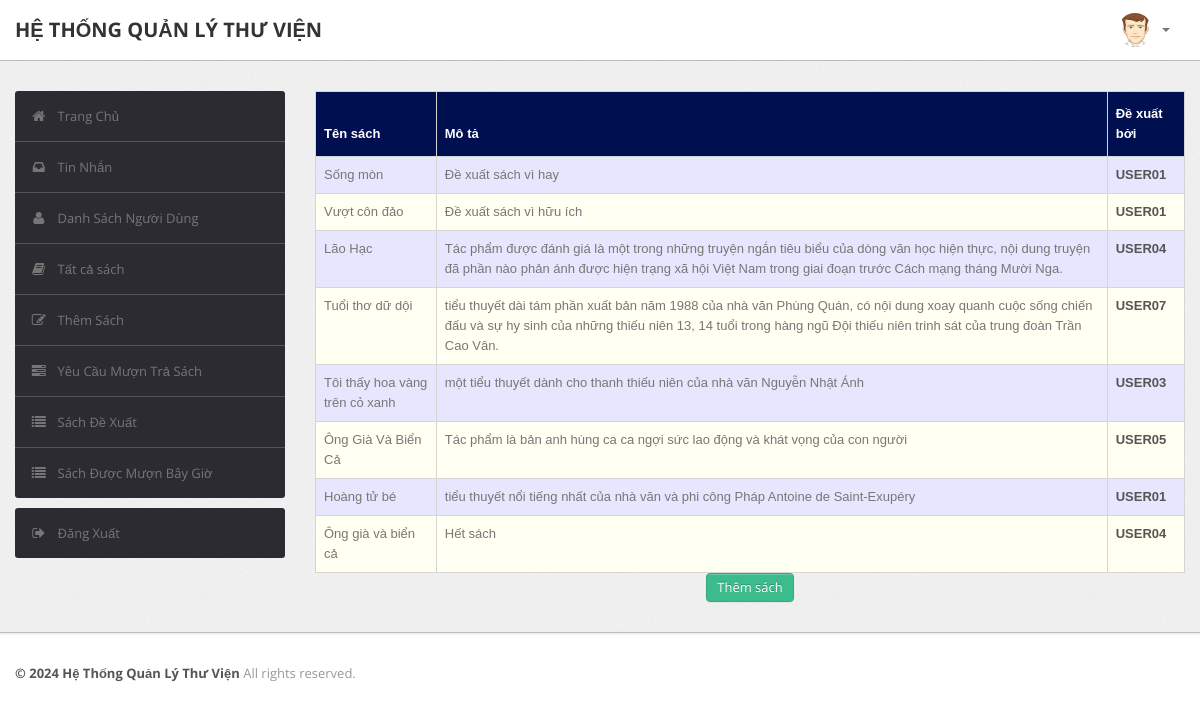
/admin/recommendations.php (signed in), run on the app's committed database.
### tables this page shows
CREATE TABLE `recommendations` (
  `R_ID` int(10) NOT NULL,
  `Book_Name` varchar(50) DEFAULT NULL,
  `Description` varchar(255) DEFAULT NULL,
  `RollNo` varchar(50) DEFAULT NULL
);

### admin/recommendations.php (the view, shortened to what this page needs)
<?php
require('dbconn.php');
?>
<?php
if ($_SESSION['RollNo']) {
    ?>
<!DOCTYPE html>
<html lang="en">
    <head>
        <link type="text/css" href="bootstrap/css/bootstrap.min.css" rel="stylesheet">
        <link type="text/css" href="bootstrap/css/bootstrap-responsive.min.css" rel="stylesheet">
        <link type="text/css" href="css/theme.css" rel="stylesheet">
        <link type="text/css" href="images/icons/css/font-awesome.css" rel="stylesheet">
    </head>
    <body>
        <div class="navbar navbar-fixed-top">
            <div class="navbar-inner">
                <div class="container">
                        <a class="brand" href="index.php">HỆ THỐNG QUẢN LÝ THƯ VIỆN </a>
                    <div class="nav-collapse collapse navbar-inverse-collapse">
                        <ul class="nav pull-right">
                            <li class="nav-user dropdown"><a href="#" class="dropdown-toggle" data-toggle="dropdown">
                                <img src="images/user.png" class="nav-avatar" />
                                <b class="caret"></b></a>
                            </li>
                        </ul>
                    </div>
                </div>
            </div>
        </div>
        <div class="wrapper">
            <div class="container">
                <div class="row">
                    <div class="span3">
                        <div class="sidebar">
                            <ul class="widget widget-menu unstyled">
                                <li class="active"><a href="index.php"><i class="menu-icon icon-home"></i>Trang Chủ
                                </a></li>
                                 <li><a href="message.php"><i class="menu-icon icon-inbox"></i>Tin Nhắn</a>
                                </li>
                                <li><a href="student.php"><i class="menu-icon icon-user"></i>Danh Sách Người Dùng </a>
                                </li>
                                <li><a href="book.php"><i class="menu-icon icon-book"></i>Tất cả sách </a></li>
                                <li><a href="addbook.php"><i class="menu-icon icon-edit"></i>Thêm Sách </a></li>
                                <li><a href="requests.php"><i class="menu-icon icon-tasks"></i>Yêu Cầu Mượn Trả Sách </a></li>
                                <li><a href="recommendations.php"><i class="menu-icon icon-list"></i>Sách Đề Xuất </a></li>
                                <li><a href="current.php"><i class="menu-icon icon-list"></i>Sách Được Mượn Bây Giờ </a></li>
                            </ul>
                            <ul class="widget widget-menu unstyled">
                                <li><a href="logout.php"><i class="menu-icon icon-signout"></i>Đăng Xuất </a></li>
                            </ul>
                        </div>
                    </div>
                    <div class="span9">
                        <table class="table" id = "tables">
                                  <thead>
                                    <tr>
                                      <th>Tên sách</th>
                                      <th>Mô tả</th>
                                      <th>Đề xuất bởi</th>
                                    </tr>
                                  </thead>
                                  <tbody>
                                    <?php
                            $sql="select * from LMS.recommendations";
                            $result=$conn->query($sql);
                            while($row=$result->fetch_assoc())
                            {
                                $bookname=$row['Book_Name'];
                                $description=$row['Description'];
                                $rollno=$row['RollNo'];
                            ?>
                                    <tr>
                                      <td><?php echo $bookname ?></td>
                                      <td><?php echo $description?></td>
                                      <td><b><?php echo strtoupper($rollno)?></b></td>
                                    </tr>
                               <?php } ?>
                               </tbody>
                                </table>
                                <center>
                                <a href="addbook.php" class="btn btn-success">Thêm sách</a></center>
                    </div>
                </div>
            </div>
        </div>
<div class="footer">
            <div class="container">
                <b class="copyright">&copy; 2024 Hệ Thống Quản Lý Thư Viện </b>All rights reserved.
            </div>
        </div>
    </body>
</html>
<?php }
else {
    echo "<script type='text/javascript'>alert('Access Denied!!!')</script>";
} ?>

### admin/css/theme.css (style rules this page uses)
#tables { font-family: "Trebuchet MS", Arial, Helvetica, sans-serif; border-collapse: collapse; width: 100%; }
#tables td, #tables th { border: 1px solid #ddd; padding: 8px; }
#tables tr:nth-child(even) { background-color: #fffff2; }
#tables tr:nth-child(odd) { background-color: #e6e6ff; }
#tables th { padding-top: 12px; padding-bottom: 12px; text-align: left; background-color: #000F50; color: white; }
body { font-size: 13px; font-family: 'Open Sans', Arial, sans-serif; background: #fff; color: #777 }
strong, b { color: #555 }
.wrapper { background: url(../images/bg.png) #eee; border-bottom: 1px solid #bbb; -webkit-box-shadow: 0 1px 2px rgba(0,0,0,0.1); -moz-box-shadow: 0 1px 2px rgba(0,0,0,0.1); box-shadow: 0 1px 2px rgba(0,0,0,0.1); padding: 30px 0 }
.footer { color: #999; padding: 30px 0 60px }
body [class^="icon-"], body [class*=" icon-"] { font-size: 14px; line-height: 20px; height: 20px }
.navbar { position: static!important; margin: 0!important }
.navbar .navbar-inner { background: #fff; border-bottom: 1px solid #bbb; -webkit-box-shadow: 0 1px 2px rgba(0,0,0,0.15); -moz-box-shadow: 0 1px 2px rgba(0,0,0,0.15); box-shadow: 0 1px 2px rgba(0,0,0,0.15) }
.navbar .brand { color: #333; font-weight: bold; font-size: 20px; margin-right: 20px; padding: 20px }
.navbar .nav>li>a { padding: 20px 15px; font-weight: bold; color: #777 }
.nav-user>a { height: 20px }
.nav-avatar { width: 34px; height: 34px; margin: -7px 5px 0 0; -webkit-border-radius: 50%; -moz-border-radius: 50%; border-radius: 50% }
.btn, .btn-box { -webkit-border-radius: 3px; -moz-border-radius: 3px; border-radius: 3px }
.btn { font-size: 13px; font-weight: 600 }
.btn { display: inline-block; margin-bottom: 0; font-weight: 400; text-align: center; vertical-align: middle; cursor: pointer; background-image: none; border: 1px solid transparent; white-space: nowrap; padding: 4px 10px; font-size: 13px; line-height: 1.42857; border-radius: 4px; -webkit-user-select: none; -moz-user-select: none; -ms-user-select: none; user-select: none }
.btn-success { color: #fff; background-color: #3cbc8d; border-color: #36a97f }
.table { margin-bottom: 0 }
.table th, .table td { border-color: #d5d5d5!important }
.widget-menu { background: #fff; -webkit-border-radius: 3px; -moz-border-radius: 3px; border-radius: 3px; overflow: hidden }
.widget-menu a { color: #555; display: block; line-height: 20px; padding: 15px; text-decoration: none!important }
.widget-menu .menu-icon { margin-right: 10px; color: #767676; -webkit-transition: all .2s ease-in-out; -moz-transition: all .2s ease-in-out; transition: all .2s ease-in-out; }
.widget-menu>li+li { border-top: 1px solid #555 }
.widget-menu>li>a { background-color: #2d2b32; color: #767676; -webkit-transition: all .2s ease-in-out; -moz-transition: all .2s ease-in-out; transition: all .2s ease-in-out; }

### data on the page
recommendations: Book_Name "Sống mòn", Description "Đề xuất sách vì hay", RollNo "USER01"
recommendations: Book_Name "Vượt côn đảo", Description "Đề xuất sách vì hữu ích", RollNo "USER01"
recommendations: Book_Name "Lão Hạc", Description "Tác phẩm được đánh giá là một trong những truyện ngắn tiêu biểu của dòng văn học hiện thực, nội dung truyện đã phần nào phản ánh được hiện trạng xã hội Việt Nam trong giai đoạn trước Cách mạng tháng Mười Nga.", RollNo "USER04"
recommendations: Book_Name "Tuổi thơ dữ dội", Description "tiểu thuyết dài tám phần xuất bản năm 1988 của nhà văn Phùng Quán, có nội dung xoay quanh cuộc sống chiến đấu và sự hy sinh của những thiếu niên 13, 14 tuổi trong hàng ngũ Đội thiếu niên trinh sát của trung đoàn Trần Cao Vân.", RollNo "USER07"
recommendations: Book_Name "Tôi thấy hoa vàng trên cỏ xanh", Description "một tiểu thuyết dành cho thanh thiếu niên của nhà văn Nguyễn Nhật Ánh", RollNo "USER03"
recommendations: Book_Name "Ông Già Và Biển Cả", Description "Tác phẩm là bản anh hùng ca ca ngợi sức lao động và khát vọng của con người", RollNo "USER05"
recommendations: Book_Name "Hoàng tử bé", Description "tiểu thuyết nổi tiếng nhất của nhà văn và phi công Pháp Antoine de Saint-Exupéry", RollNo "USER01"
recommendations: Book_Name "Ông già và biển cả", Description "Hết sách", RollNo "USER04"
